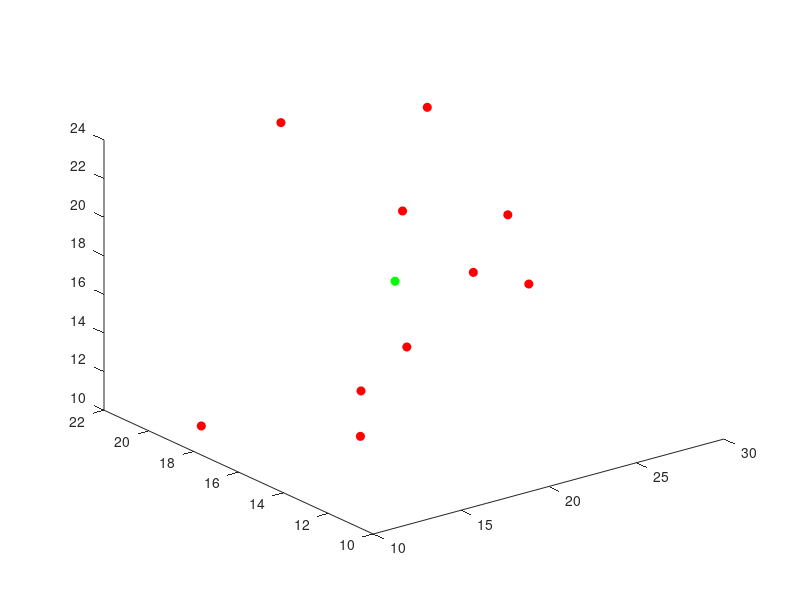

Here is the MATLAB script that generated this plot: (Note: this script raises an error after producing the figure.)
% SintesiDati_2.m
%
% Ragionamento sul significato di MEDIA come Valore rappresentativo per un
% insieme di N osservazioni 3-dimensionali
%
% Procedimento:
%
% 1) Genero un set di N osservazioni 3-D.
%
% 2) Calcolo la Media. 
%
% 3) Calcolo la funzione J - errore quadratico.
%
% 4) Verifico che la Media rappresenta il minimo della Funzione J.
clc;clear ;close all

%Genero un un Set di N dati 3-Dimensionali 
N=10;

a=10;
b=25;
x1=a+(b-a)*rand(1,N);
x2=a+(b-a)*rand(1,N);
x3=a+(b-a)*rand(1,N);

x=[x1;x2;x3];
%Calcolo la media dei Dati: essa rappresenta una Rappresentazione Sintetica
%                           dei dati zero-dimensionale
  
Media=mean(x,2);

%Disegno i dati
plot3(x(1,:),x(2,:),x(3,:),'or','MarkerFaceColor','r');hold on;

%Disegno la Media, intesa come rappresentazione sintetica
plot3(Media(1),Media(2),Media(3),'og','MarkerFaceColor','g');

%La Media rappresenta il valore xo che minimizza la funzione dei minimi
%quadrati:
%         N
%         ----                 2
% J(xo)=  \    ||  xo -x(k)  ||
%         /
%         ----
%         k=1
%
% argmin J(xo) = Media 
%    xo
%ricerco il minimo della funzione J a partire dal punto iniziale x(1):
%ottengo che Sol=Media
[Sol,Val] = fminsearch( @(y) SquarredError(y,x) , [x(1,1);x(2,1);x(2,1)]);

